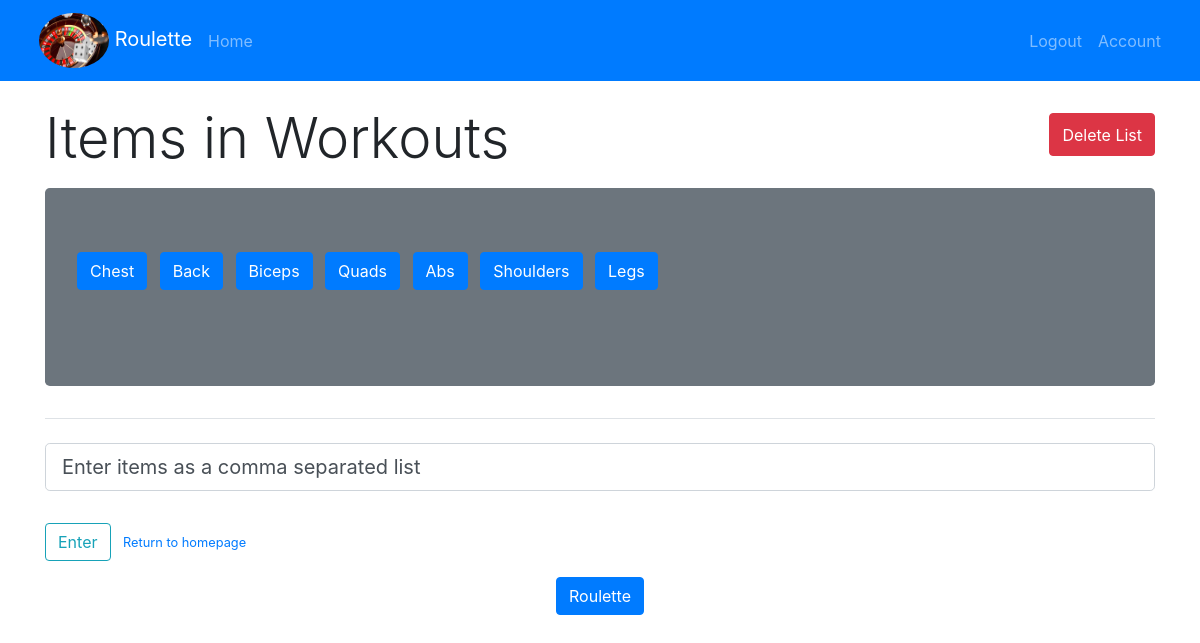
/list/5 (signed in), run on the app's committed database.
### roulette/models.py (models this page shows, shortened)
class List(db.Model):
    id = db.Column(db.Integer, primary_key=True)
    title = db.Column(db.String(100), nullable=False)
    user_id = db.Column(db.Integer, db.ForeignKey('user.id'), nullable=False)
    items = db.relationship('Item', backref='list', lazy=True)

class Item(db.Model):
    id = db.Column(db.Integer, primary_key=True)
    title = db.Column(db.String(100), nullable=False)
    list_id = db.Column(db.Integer, db.ForeignKey('list.id'), nullable=False)

### roulette/routes.py (the view, shortened to what this page needs)
@app.route("/list/<int:list_id>", methods=['POST', 'GET'])
@login_required
def list(list_id):
    roulette = ""
    form = ItemForm()
    current_list = List.query.filter_by(
        user_id=current_user.id,  id=list_id).first_or_404()
    if request.method == 'POST':
        if request.form.get('roulette_btn'):
            roulette = random.choice(current_list.items).title
            return render_template('list.html', list=current_list, form=form, roulette=roulette)
    return render_template('list.html', list=current_list, form=form, roulette=roulette)

### roulette/forms.py
class ItemForm(FlaskForm):
    item_list = StringField(
        'Items', validators=[DataRequired()], default='Enter items as a comma separated list')
    submit = SubmitField('Enter')

### roulette/models.py (called while the page is built)
@login_manager.user_loader
def load_user(user_id):
    return User.query.get(int(user_id))

### roulette/templates/list.html (shortened to what this page needs)
{% extends 'base.html' %}
{% block body %}
<div class = "mb-2 d-flex justify-content-between">
    <h1 class = "mr-4 display-4"> Items in {{list.title}}</h1>
    <button type="button" class="btn btn-danger ml-4 mb-4 mt-2" data-toggle="modal" data-target="#deleteModal">Delete
        List</button>
</div>
<div class = "jumbotron bg-secondary">
    <ul class = "list-inline">
        {% for item in list.items %}
        <li class = "list-inline-item">
            <form action="{{url_for('delete_item', list_id=list.id, item_id=item.id )}}" method='POST'>
                <button type="submit" class="btn btn-primary mb-3" data-toggle="tooltip" title="Click to delete item" data-placement="top">
                    {{item.title}}
                </button>
            </form>
        </li>
        {% endfor %}
    </ul>
</div>
<form method="POST" action="">
    <fieldset class="form-group">
        <legend class="border-bottom mb-4"></legend>
        <div class="form-group">
            {% if form.item_list.errors %}
            {{ form.item_list(class="form-control form-control-lg is-invalid")}}
            <div class="invalid-feedback">
                {% for error in form.item_list.errors %}
                <span>{{error}}</span>
                {% endfor %}
            </div>
            {% else %}
            {{form.item_list(class="form-control form-control-lg")}}
            {% endif %}
        </div>
    </fieldset>
    <div class="form-group d-inline">
        {{form.submit(class="btn btn-outline-info")}}
    </div>
    <small class="text-muted ml-2 d-inline">
        <a href="{{url_for('home')}}">Return to homepage</a>
    </small>
</form>
<div class = "text-center mb-5">
    <form action="{{url_for('list', list_id=list.id )}}" method='POST'>
        <button type="submit" class=" btn btn-primary mt-3 mb-3 " name='roulette_btn' value='roulette'>
            Roulette</button>
    </form>
    <br>
</div>
{% endblock %}

### data on the page
List: title "Workouts"
Item: title "Chest"
Item: title "Back"
Item: title "Biceps"
Item: title "Quads"
Item: title "Abs"
Item: title "Shoulders"
Item: title "Legs"
